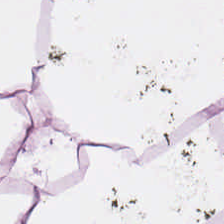
#> input picture HistoSSLscaling/assets/example.tif, 224 x 224 px
$ python normalizeStaining.py --imageFile ../../../HistoSSLscaling/assets/example.tif   (older library calls are emulated)
#> lines starting #> are read from the running program, lines starting #| are printed output that depends on the picture
#> further down, img is the input picture: shape (224, 224, 3); mean R, G, B 231.6, 227.6, 232.6
import argparse
import numpy as np
np.seterr(all="ignore")
from PIL import Image


def normalizeStaining(img, saveFile=None, Io=240, alpha=1, beta=0.15):
    ''' Normalize staining appearence of H&E stained images

    Example use:
        see test.py

    Input:
        I: RGB input image
        Io: (optional) transmitted light intensity

    Output:
        Inorm: normalized image
        H: hematoxylin image
        E: eosin image

    Reference:
        A method for normalizing histology slides for quantitative analysis. M.
        Macenko et al., ISBI 2009
    '''
#> called with saveFile = 'output', Io = 240, alpha = 1, beta = 0.15
    #if np.sum(img == np.array([0,0,0])) > img.shape[0]*img.shape[1]/4:
        #return np.zeros(img.shape).astype(np.uint8), None, None

    HERef = np.array([[0.5626, 0.2159],
                      [0.7201, 0.8012],
                      [0.4062, 0.5581]]).astype(np.float128)

    maxCRef = np.array([1.9705, 1.0308]).astype(np.float128)

    # define height and width of image
    h, w, c = img.shape
#> h = 224; w = 224; c = 3

    # reshape image
    img = img.reshape((-1,3))

    # calculate optical density
    OD = -np.log((img.astype(np.float)+1)/Io)

    # remove transparent pixels
    ODhat = OD[~np.any(OD<beta, axis=1)]
#> ODhat = 2838 rows, first 8: [0.288, 0.393, 0.208], [0.304, 0.444, 0.271], [0.172, 0.293, 0.25], [0.163, 0.182, 0.203], [0.316, 0.357, 0.167], [0.234, 0.299, 0.218], [0.197, 0.208, 0.182], [0.153, 0.182, 0.182]

    # compute eigenvectors
    #if np.isnan(np.sum(ODhat.T)) or np.isnan(np.sum(ODhat))
    #    return np.zeros((h,w,c)).astype(np.uint8), None, None
    try:
        eigvals, eigvecs = np.linalg.eigh(np.cov(ODhat.T))
#> eigvals = [0.00541, 0.0103, 0.154]; eigvecs = [[-0.764, -0.351, -0.541], [0.645, -0.446, -0.62], [0.0237, 0.823, -0.568]]
    except np.linalg.LinAlgError:
        return np.zeros((h,w,c)).astype(np.uint8), None, None
    #eigvecs *= -1

    #project on the plane spanned by the eigenvectors corresponding to the two
    # largest eigenvalues
    That = ODhat.dot(eigvecs[:,1:3])
#> That = 2838 pairs, first value -0.363 to 0.641, second value -2.8 to -0.276

    phi = np.arctan2(That[:,1],That[:,0])
#> phi = 2838 values, max -1.16 at index 400, min -1.96 at index 1770, mean -1.65

    minPhi = np.percentile(phi, alpha)
#> minPhi = -1.86
    maxPhi = np.percentile(phi, 100-alpha)
#> maxPhi = -1.28

    vMin = eigvecs[:,1:3].dot(np.array([(np.cos(minPhi), np.sin(minPhi))]).T)
#> vMin = [0.618, 0.721, 0.313]
    vMax = eigvecs[:,1:3].dot(np.array([(np.cos(maxPhi), np.sin(maxPhi))]).T)
#> vMax = [0.417, 0.466, 0.78]

    # a heuristic to make the vector corresponding to hematoxylin first and the
    # one corresponding to eosin second
    if vMin[0] > vMax[0]:
        HE = np.array((vMin[:,0], vMax[:,0])).T
#> HE = [[0.618, 0.417], [0.721, 0.466], [0.313, 0.78]]
    else:
        HE = np.array((vMax[:,0], vMin[:,0])).T

    # rows correspond to channels (RGB), columns to OD values
    Y = np.reshape(OD, (-1, 3)).T

    # determine concentrations of the individual stains
    C = np.linalg.lstsq(HE,Y, rcond=None)[0]

    # normalize stain concentrations
    maxC = np.array([np.percentile(C[0,:], 99), np.percentile(C[1,:],99)])
#> maxC = [0.727, 0.444]
    tmp = np.divide(maxC,maxCRef)
#> tmp = [0.369, 0.431]

    #if np.isfinite(tmp[:, np.newaxis]):# or (tmp[:, np.newaxis]==np.zeros(img.shape)).all():
    #    return np.zeros(img.shape)
    C2 = np.divide(C,tmp[:, np.newaxis]).astype(np.float128)

    # recreate the image using reference mixing matrix
    Inorm = np.multiply(Io, np.exp(-HERef.dot(C2)))
    Inorm[Inorm>255] = 254
    Inorm = np.reshape(Inorm.T, (h, w, 3)).astype(np.uint8)
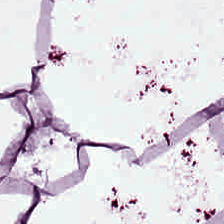
#> Inorm: shape (224, 224, 3); mean of channels 0, 1, 2 221.9, 217.5, 224.5; drawn as R, G, B

    # unmix hematoxylin and eosin
    H = np.multiply(Io, np.exp(np.expand_dims(-HERef[:,0], axis=1).dot(np.expand_dims(C2[0,:], axis=0))))
    H[H>255] = 254
    H = np.reshape(H.T, (h, w, 3)).astype(np.uint8)
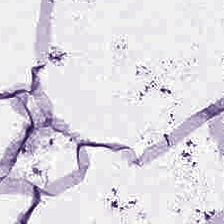
#> H: shape (224, 224, 3); mean of channels 0, 1, 2 222.7, 219, 226.7; drawn as R, G, B

    E = np.multiply(Io, np.exp(np.expand_dims(-HERef[:,1], axis=1).dot(np.expand_dims(C2[1,:], axis=0))))
    E[E>255] = 254
    E = np.reshape(E.T, (h, w, 3)).astype(np.uint8)
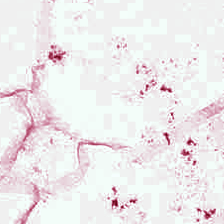
#> E: shape (224, 224, 3); mean of channels 0, 1, 2 237.8, 234.4, 235.7; drawn as R, G, B

    if saveFile is not None:
        Image.fromarray(Inorm).save(saveFile+'.png')
        Image.fromarray(H).save(saveFile+'_H.png')
        Image.fromarray(E).save(saveFile+'_E.png')

    return Inorm, H, E


if __name__=='__main__':

    parser = argparse.ArgumentParser()
    parser.add_argument('--imageFile', type=str, default='example1.tif', help='RGB image file')
    parser.add_argument('--saveFile', type=str, default='output', help='save file')
    parser.add_argument('--Io', type=int, default=240)
    parser.add_argument('--alpha', type=float, default=1)
    parser.add_argument('--beta', type=float, default=0.15)
    args = parser.parse_args()

    img = np.array(Image.open(args.imageFile))

    normalizeStaining(img = img,
                      saveFile = args.saveFile,
                      Io = args.Io,
                      alpha = args.alpha,
                      beta = args.beta)
